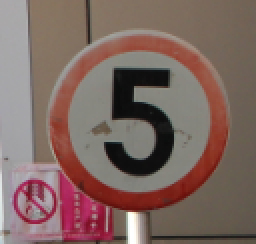
#> input picture traffic_Data/DATA/0/000_0003.png, 128 x 122 px, found by its file name (shown 2 times larger); its folder holds only this picture in this run
$ jupyter execute --allow-errors traffic_eda.ipynb
#> lines starting #> are read from the running program, lines starting #| are printed output that depends on the picture
<div style="background-color: #faf0e6; border: 2px solid #ccc; padding: 8px; text-align: center;">
    <h1 style="color: #696969; margin: 8px 0;">Traffic Signs EDA - Research Report Part 1 of 2 </h1>
    <p style="color: #696969; font-size: 20px; margin: 5px 0 0;">
        <span style="display: inline-block; text-align: center; width: 100%;">
            Dataset:
            <a href="https://www.kaggle.com/datasets/ahemateja19bec1025/traffic-sign-dataset-classification/data?select=labels.csv" style="color: #0066cc; text-decoration: none;">
                https://www.kaggle.com/datasets/ahemateja19bec1025/traffic-sign-dataset-classification/data?select=labels.csv
            </a>
            <br>
            Chris Heimbuch:
            <a href="https://github.com/chrisheimbuch" style="color: #0066cc; text-decoration: none;">
                https://github.com/chrisheimbuch
            </a>
        </span>
    </p>
</div>

## Table of Contents

- [Overview](#Overview)
    - [Section 1: Data Cleaning and Inspection](#Section-1:-Data-Preprocessing)
    - [Section 2: Data Visualization](#Section-2:-Classic-Machine-Learning-Approach)
    - [Section 3: Inferential Analysis](#Section-3:-Histogram-of-Oriented-Gradients)
    - [Section 4: Analysis](#Section-4:-Deep-Learning)

<div style="background-color: #faf0e6; border: 2px solid #ccc; padding: 20px;">
    <h2 style="color: #696969; margin: 8px 0; text-decoration: underline;"><b>Overview</b></h2>
    <p style="color: black;">In this notebook, I will be working on an EDA on an image dataset consisting of Traffic Signs. There are 58 different types of signs, with all different varying amounts of pictures of each sign. I will go on to explore the CSV file attached to understand what each type of sign is, inspect if there are any null values, and make any changes necessary if the data does not seem uniform. Next I will view the distribution of widths and heights of all the images, the RGB channel intensity, class distribution, aspect ratios, and total images we have to work with. This will be a fun EDA which will tie into my next notebook, where we will dive into machine learning and deep learning!

[cell 1]
#Standard imports.
import numpy as np
import pandas as pd
import matplotlib.pyplot as plt
import seaborn as sns

#Libraries for image directory location manaagement and image manipulation.
import os
import cv2
from collections import defaultdict
from PIL import Image

#Ignore all warnings.
import warnings
warnings.filterwarnings("ignore")

<div style="
    background-color: #faf0e6;
    border: 2px solid #ccc;
    padding: 10px;
    font-family: 'Georgia', serif;
    font-size: 30px;
    text-align: left;
    color: #696969;
">
    Section 1: Data Cleaning and Inspection
</div>

[cell 2]
#Read in label class file for see classes of signs.
path = r'C:\Users\Chris\Documents\Flatiron\Course Materials\Phase_4\P4_Project\source\labels.csv'
#> (the rest of this cell did not finish here and is left out)

#> (a cell that did not finish here is left out)

There are columns in which are lower case and title case. I will make all words in the "Name" column title case so it looks nice and everything is uniform.

#> (a cell that did not finish here is left out)

#> (a cell that did not finish here is left out)

#> (a cell that did not finish here is left out)

#> (a cell that did not finish here is left out)

[cell 8]
#Setting "dataset" variable to the path where my data images are stored
dataset = r"C:\Users\Chris\Documents\Flatiron\Course Materials\Phase_4\P4_Project\source\traffic_Data\DATA"

<div style="
    background-color: #faf0e6;
    border: 2px solid #ccc;
    padding: 10px;
    font-family: 'Georgia', serif;
    font-size: 30px;
    text-align: left;
    color: #696969;
">
    Section 2: Data Visualization
</div>

### 1. What are the class distribution among the images?

[cell 9]
#Set data to an empty list to extract the data from the directory and build a dataframe off of it.
data = []

# Loop through each folder (class ID) inside the dataset directory
#> (the rest of this cell did not finish here and is left out)

### 2. What is the distribution of image aspect ratios?

[cell 10]
#Empty list to store aspect ratios
aspect_ratios = []

# Loop through each folder (class ID) inside the dataset directory
for folder in os.listdir(dataset):
    folder_path = os.path.join(dataset, folder)

    # Check if it's a directory that exist, and loop through each image file in all folders.
    if os.path.isdir(folder_path):
        # Loop through each image file in the folder
        for filename in os.listdir(folder_path):
            image_path = os.path.join(folder_path, filename)

            # Check if it's a file (image)
            if os.path.isfile(image_path):
                try:
                    # Open the image and get its dimensions
                    with Image.open(image_path) as img:
#> img is the input picture: PIL image 128x122 RGB; mean R, G, B 126.3, 103.3, 97.2
                        width, height = img.size
#> width = 128; height = 122
                        # Calculate the aspect ratio (width / height)
                        aspect_ratio = width / height
#> aspect_ratio = 1.05
                        aspect_ratios.append(aspect_ratio)
                except Exception as e:
                    print(f"Error processing image {image_path}: {e}")

# Convert aspect ratios list to a DataFrame for visualization
aspect_data = pd.DataFrame(aspect_ratios, columns=['Aspect_Ratio'])
#> aspect_data = table of 2 rows and 1 columns

#Set up the plot
plt.figure(figsize=(10, 6))

#Custom font styling
font1 = {'family':'serif','color':'black','size':16}
font2 = {'family':'serif','color':'black','size':14}

#Set up the histogram plot with data.
sns.histplot(aspect_data['Aspect_Ratio'], bins=30, kde=True, color='#76528BFF')

#Set title and axis names.
plt.title("Distribution of Image Aspect Ratios", fontdict=font1)
plt.xlabel("Aspect Ratio", fontdict=font2)
plt.ylabel("Frequency", fontdict=font2)
plt.xticks(fontsize=12)
plt.yticks(fontsize=12)

#Grid customization
ax = plt.gca()
ax.set_facecolor('#f0f0f0')
plt.grid(True, which='both', axis='y', linestyle='--', linewidth=0.7, color='gray', alpha=0.3)

plt.show()
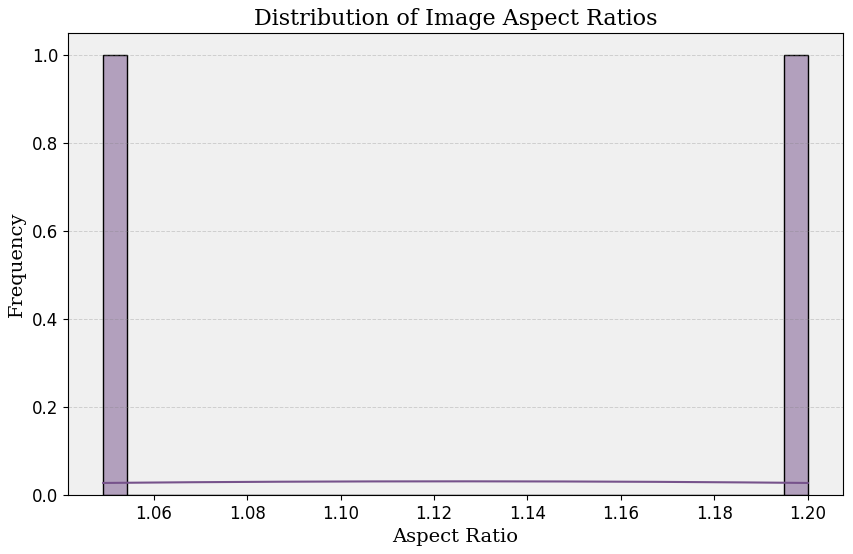
#> figure drawn by matplotlib, 1 panel; curve peaks at x = 1.12, y = 0.0311

### 3. What is the average distribution of widths and heights of all the images?

[cell 11]
# Lists to store width and height of images
width_list = []
height_list = []

# Loop through each folder in the dataset
for folder in os.listdir(dataset):
    folder_path = os.path.join(dataset, folder)

    # Check if it's a directory
    if os.path.isdir(folder_path):
        # Loop through each image file in the folder
        for filename in os.listdir(folder_path):
            image_path = os.path.join(folder_path, filename)

            # Open image and get its dimensions
            try:
                with Image.open(image_path) as img:
                    width, height = img.size
#> width = 128; height = 122
                    width_list.append(width)
                    height_list.append(height)
            except Exception as e:
                print(f"Error opening {image_path}: {e}")

# Calculate average width and height
average_width = sum(width_list) / len(width_list)
#> average_width = 103
average_height = sum(height_list) / len(height_list)
#> average_height = 93.5

print(f'Average width: {average_width} and height: {average_height}')
#| Average width: 103.0 and height: 93.5

# Plot the width and height distributions
fig, ax = plt.subplots(1, 2, figsize=(15, 8))

# Plot for image widths
sns.histplot(width_list, ax=ax[0], bins=30, kde=True, color='#2BAE66FF')
ax[0].set_title('Image Width Distribution', fontdict=font1)
ax[0].set_xlabel("Image Width", fontdict=font2)
ax[0].set_ylabel("Count", fontdict=font2)

#Grid customization for axis 0
ax[0].set_facecolor('#f0f0f0')
ax[0].grid(True, which='both', axis='y', linestyle='--', linewidth=0.7, color='gray', alpha=0.3)

# Plot for image heights
sns.histplot(height_list, ax=ax[1], bins=30, kde=True, color='#EF6079FF')
ax[1].set_title('Image Height Distribution', fontdict=font1)
ax[1].set_xlabel("Image Height", fontdict=font2)
ax[1].set_ylabel("Count", fontdict=font2)


#Grid customization for axis 1
ax[1].set_facecolor('#f0f0f0')
ax[1].grid(True, which='both', axis='y', linestyle='--', linewidth=0.7, color='gray', alpha=0.3)

plt.tight_layout()
plt.show()
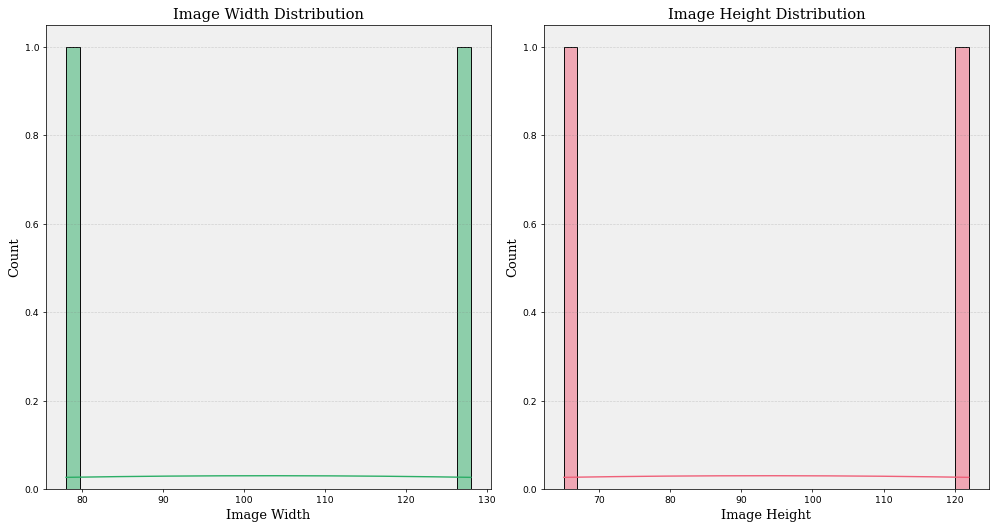
#> figure drawn by matplotlib, 2 panels; panel 1: curve peaks at x = 102.9, y = 0.0311; panel 2: curve peaks at x = 93.36, y = 0.0311

### 4. What are the average Red channel intensities among the images?

[cell 12]
# Initialize a list to store RGB channel intensities
rgb_data = []

# Loop through each folder and image
for folder in os.listdir(dataset):
    folder_path = os.path.join(dataset, folder)

    if os.path.isdir(folder_path):
        for filename in os.listdir(folder_path):
            image_path = os.path.join(folder_path, filename)

            # Open the image
            with Image.open(image_path) as img:
                # Convert the image to RGB
                img = img.convert('RGB')

                # Convert image data to a NumPy array (easier to manipulate)
                img_array = np.array(img)

                # Calculate mean intensity for each channel (R, G, B)
                red_mean = np.mean(img_array[:, :, 0])  # Red channel
#> red_mean = 126.3
                green_mean = np.mean(img_array[:, :, 1])  # Green channel
#> green_mean = 103.3
                blue_mean = np.mean(img_array[:, :, 2])  # Blue channel
#> blue_mean = 97.21

                # Store the results in the list
                rgb_data.append([filename, red_mean, green_mean, blue_mean])

# Create a DataFrame to display the RGB intensities
rgb_df = pd.DataFrame(rgb_data, columns=['Image_Name', 'Red_Intensity', 'Green_Intensity', 'Blue_Intensity'])
#> rgb_df = table of 2 rows and 4 columns

[cell 13]
#Inspect the df of all the image intensities of RGB values.
rgb_df.head()
#> Out = table of 2 rows and 4 columns

[cell 14]
# Set the size of the plot
fig, ax = plt.subplots(figsize=(12, 8))

# Plot the histogram for the Red channel
sns.histplot(rgb_df['Red_Intensity'], bins=30, color='red', kde=True, zorder=3)

#Set Title, x & y axis names, face color
plt.title('Red Channel Intensity Distribution', fontsize=16)
ax.set_xlabel("Red Intensity",fontsize=14)
ax.set_ylabel("Count",fontsize=14)
ax.tick_params(labelsize=14)
ax.set_facecolor('#FCF6F5')

#Remove lines of grid perimeter to make more appealing.
ax.spines["right"].set_visible(False)
ax.spines["left"].set_visible(False)
ax.spines["top"].set_visible(False)

#Set background of grid to custom color.
plt.grid(True, axis='y', linestyle='--', linewidth=0.7, color='gray', alpha=0.3, zorder=1)

#Display plot
plt.show()
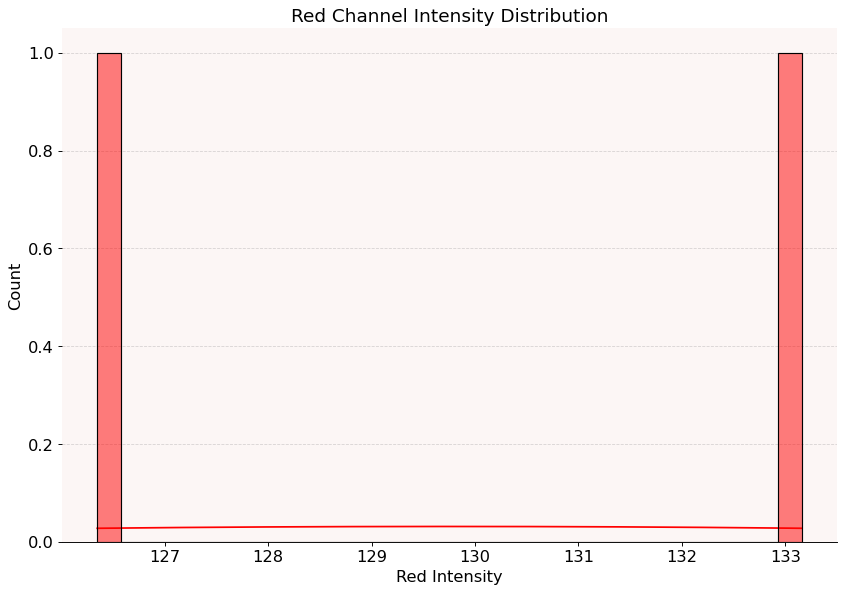
#> figure drawn by matplotlib, 1 panel; curve peaks at x = 129.7, y = 0.0311

### 5. What are the average Green channel intensities among the images?

[cell 15]
# Set the size of the plot
fig, ax = plt.subplots(figsize=(12, 8))

# Plot the histogram for the Green channel
sns.histplot(rgb_df['Green_Intensity'], bins=30, color='green', kde=True, zorder=3)

#Set Title, x & y axis names, face color
plt.title('Green Channel Intensity Distribution', fontsize=16)
ax.set_xlabel("Green Intensity",fontsize=14)
ax.set_ylabel("Count",fontsize=14)
ax.tick_params(labelsize=14)
ax.set_facecolor('#FCF6F5')

#Remove lines of grid perimeter to make more appealing.
ax.spines["right"].set_visible(False)
ax.spines["left"].set_visible(False)
ax.spines["top"].set_visible(False)

#Set background of grid to custom color.
plt.grid(True, axis='y', linestyle='--', linewidth=0.7, color='gray', alpha=0.3, zorder=1)

#Display plot
plt.show()
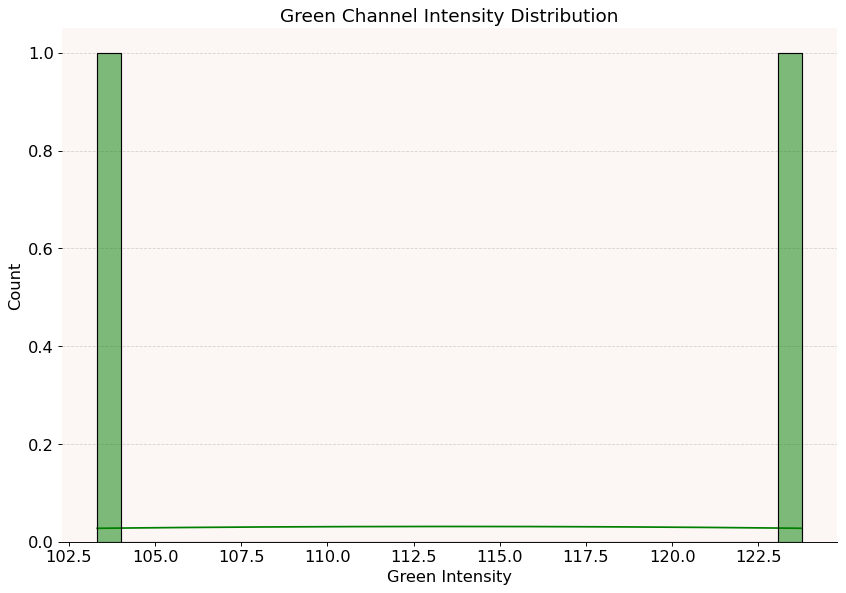
#> figure drawn by matplotlib, 1 panel; curve peaks at x = 113.5, y = 0.0311

### 6. What are the average Blue channel intensities among the images?

[cell 16]
# Set the size of the plot
fig, ax = plt.subplots(figsize=(12, 8))

# Plot the histogram for the Blue channel
sns.histplot(rgb_df['Blue_Intensity'], bins=30, color='blue', kde=True)

#Set Title, x & y axis names, face color
plt.title('Blue Channel Intensity Distribution', fontsize=16)
ax.set_xlabel("Blue Intensity",fontsize=14)
ax.set_ylabel("Count",fontsize=14)
ax.tick_params(labelsize=14)
ax.set_facecolor('#FCF6F5')

#Remove lines of grid perimeter to make more appealing.
ax.spines["right"].set_visible(False)
ax.spines["left"].set_visible(False)
ax.spines["top"].set_visible(False)

#Set background of grid to custom color.
plt.grid(True, axis='y', linestyle='--', linewidth=0.7, color='gray', alpha=0.3, zorder=1)

#Display plot
plt.show()
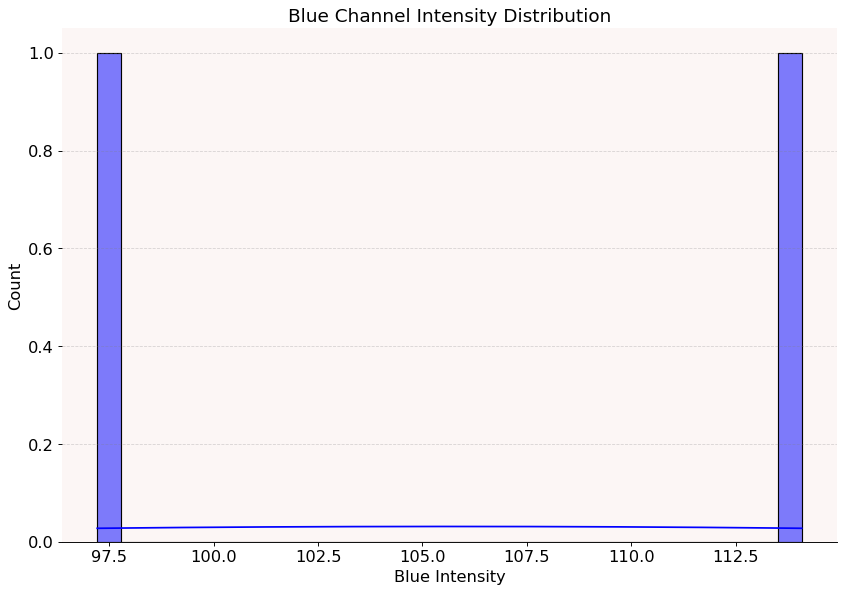
#> figure drawn by matplotlib, 1 panel; curve peaks at x = 105.6, y = 0.0311
